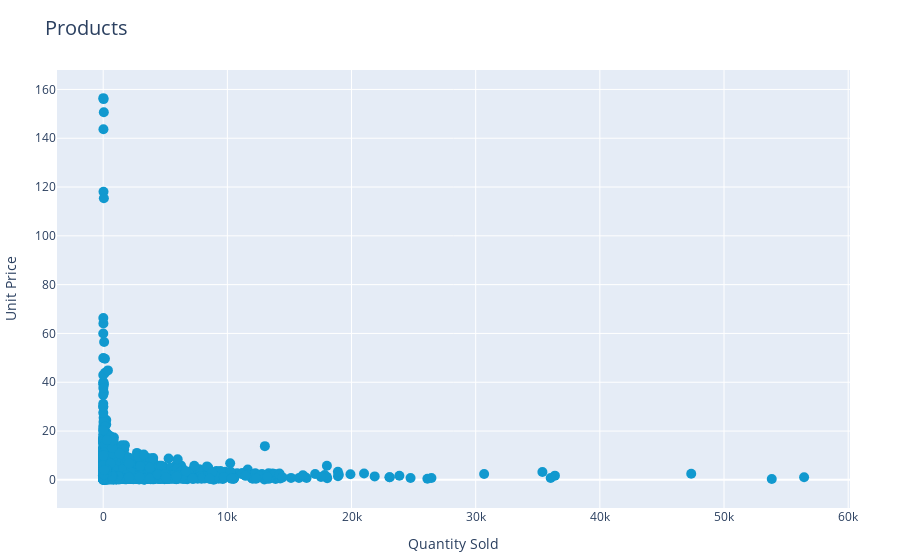

The code cell stored with this chart in its notebook:
### Code cell
trace = go.Scatter(
                    x = products["Quantity"],
                    y = products["UnitPrice"],
                    customdata = products["Description"],
                    hovertemplate = "%{customdata}<br>Quantity Sold: %{x}<br>UnitPrice: £%{y:.2f}<br><extra></extra>",
                    mode = "markers",
                    name = "Products",
                    line = dict(width = 4),
                    marker = dict(
                                  size = 10,
                                  color = "#1199cf"
                                 )
                    )

scatter_data = [trace]

layout = dict(
              title = "Products",
              titlefont = dict(size = 20),
              margin=dict(l=10, r=50, b=10, t=70, pad=0),
              xaxis= dict(title= "Quantity Sold",ticklen = 5,zeroline = False),
              yaxis= dict(title= "Unit Price")
             )
fig = dict(data = scatter_data, layout = layout)
iplot(fig)

### Figure 1 — Plotly figure (JSON) as saved in the notebook; plotly's stock layout.template omitted (floating-point values rounded to 4 significant figures; data arrays with more than 128 entries replaced by an {"elided": "..."} marker saying what was removed)
{"data": [{"customdata": {"elided": "3784 str values"}, "hovertemplate": "%{customdata}<br>Quantity Sold: %{x}<br>UnitPrice: £%{y:.2f}<br><extra></extra>", "line": {"width": 4}, "marker": {"color": "#1199cf", "size": 10}, "mode": "markers", "name": "Products", "type": "scatter", "x": {"elided": "3784 int values"}, "y": {"elided": "3784 float values"}}], "layout": {"margin": {"b": 10, "l": 10, "pad": 0, "r": 50, "t": 70}, "title": {"font": {"size": 20}, "text": "Products"}, "xaxis": {"ticklen": 5, "title": {"text": "Quantity Sold"}, "zeroline": false}, "yaxis": {"title": {"text": "Unit Price"}}}}
